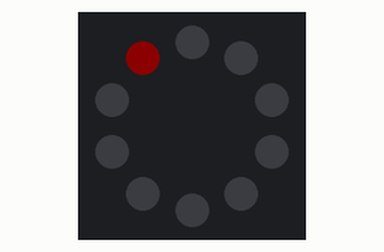
A program run on a simulated Circuit Playground running CircuitPython. Shown: the board's ring of 10 RGB LEDs (number 0 left of the top, counting anticlockwise). Dim RGB values are drawn brighter than linear.

Above: at 0.1 s.
At 3.1 s:
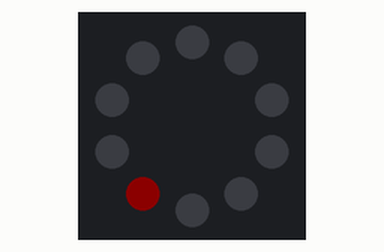
At 7.1 s:
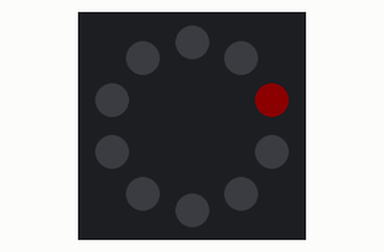
At 14.1 s:
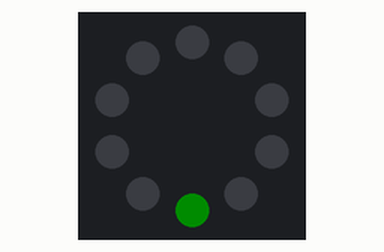
At 21.1 s:
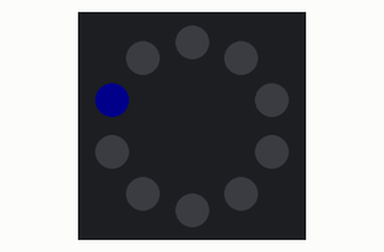
At 29.1 s:
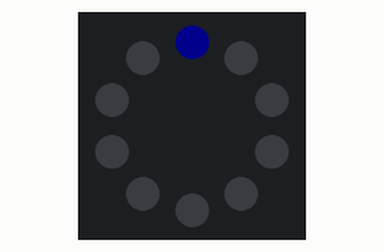

The program:

neo1.py
```python
# (licence header left out)
import board
import neopixel
import time


pixels = neopixel.NeoPixel(board.NEOPIXEL, 10, brightness=0.05, auto_write=False)

RED = (255, 0, 0)
GREEN = (0, 255, 0)
BLUE = (0, 0, 255)
OFF = (0, 0, 0)

while True:
    for color in (RED, GREEN, BLUE):
        for i in range(10):
            pixels[i] = color
            pixels.show()
            time.sleep(1)
            pixels[i] = OFF
            pixels.show()
```

Measured:
- what the display in image 1 shows lasts 1.0 s, from 3.0 s to 4.0 s
